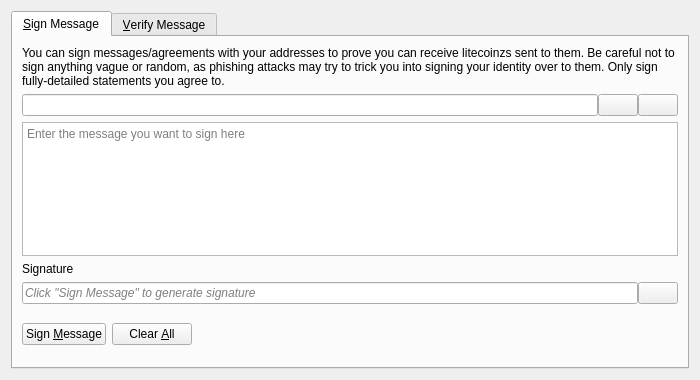
<?xml version="1.0" encoding="UTF-8"?>
<ui version="4.0">
 <class>SignVerifyMessageDialog</class>
 <widget class="QDialog" name="SignVerifyMessageDialog">
  <property name="geometry">
   <rect>
    <x>0</x>
    <y>0</y>
    <width>700</width>
    <height>380</height>
   </rect>
  </property>
  <property name="windowTitle">
   <string>Signatures - Sign / Verify a Message</string>
  </property>
  <property name="modal">
   <bool>true</bool>
  </property>
  <layout class="QVBoxLayout" name="verticalLayout">
   <item>
    <widget class="QTabWidget" name="tabWidget">
     <property name="currentIndex">
      <number>0</number>
     </property>
     <widget class="QWidget" name="tabSignMessage">
      <attribute name="title">
       <string>&amp;Sign Message</string>
      </attribute>
      <layout class="QVBoxLayout" name="verticalLayout_SM">
       <item>
        <widget class="QLabel" name="infoLabel_SM">
         <property name="text">
          <string>You can sign messages/agreements with your addresses to prove you can receive litecoinzs sent to them. Be careful not to sign anything vague or random, as phishing attacks may try to trick you into signing your identity over to them. Only sign fully-detailed statements you agree to.</string>
         </property>
         <property name="textFormat">
          <enum>Qt::PlainText</enum>
         </property>
         <property name="wordWrap">
          <bool>true</bool>
         </property>
        </widget>
       </item>
       <item>
        <layout class="QHBoxLayout" name="horizontalLayout_1_SM">
         <property name="spacing">
          <number>0</number>
         </property>
         <item>
          <widget class="QValidatedLineEdit" name="addressIn_SM">
           <property name="toolTip">
            <string>The Litecoinz address to sign the message with</string>
           </property>
          </widget>
         </item>
         <item>
          <widget class="QPushButton" name="addressBookButton_SM">
           <property name="toolTip">
            <string>Choose previously used address</string>
           </property>
           <property name="text">
            <string/>
           </property>
           <property name="icon">
            <iconset resource="../bitcoin.qrc">
             <normaloff>:/icons/address-book</normaloff>:/icons/address-book</iconset>
           </property>
           <property name="shortcut">
            <string>Alt+A</string>
           </property>
           <property name="autoDefault">
            <bool>false</bool>
           </property>
          </widget>
         </item>
         <item>
          <widget class="QPushButton" name="pasteButton_SM">
           <property name="toolTip">
            <string>Paste address from clipboard</string>
           </property>
           <property name="text">
            <string/>
           </property>
           <property name="icon">
            <iconset resource="../bitcoin.qrc">
             <normaloff>:/icons/editpaste</normaloff>:/icons/editpaste</iconset>
           </property>
           <property name="shortcut">
            <string>Alt+P</string>
           </property>
           <property name="autoDefault">
            <bool>false</bool>
           </property>
          </widget>
         </item>
        </layout>
       </item>
       <item>
        <widget class="QPlainTextEdit" name="messageIn_SM">
         <property name="toolTip">
          <string>Enter the message you want to sign here</string>
         </property>
         <property name="placeholderText">
          <string>Enter the message you want to sign here</string>
         </property>
        </widget>
       </item>
       <item>
        <widget class="QLabel" name="signatureLabel_SM">
         <property name="text">
          <string>Signature</string>
         </property>
         <property name="textFormat">
          <enum>Qt::PlainText</enum>
         </property>
        </widget>
       </item>
       <item>
        <layout class="QHBoxLayout" name="horizontalLayout_2_SM">
         <property name="spacing">
          <number>0</number>
         </property>
         <item>
          <widget class="QLineEdit" name="signatureOut_SM">
           <property name="placeholderText">
            <string>Click "Sign Message" to generate signature</string>
           </property>
           <property name="font">
            <font>
             <italic>true</italic>
            </font>
           </property>
           <property name="readOnly">
            <bool>true</bool>
           </property>
          </widget>
         </item>
         <item>
          <widget class="QPushButton" name="copySignatureButton_SM">
           <property name="toolTip">
            <string>Copy the current signature to the system clipboard</string>
           </property>
           <property name="text">
            <string/>
           </property>
           <property name="icon">
            <iconset resource="../bitcoin.qrc">
             <normaloff>:/icons/editcopy</normaloff>:/icons/editcopy</iconset>
           </property>
           <property name="autoDefault">
            <bool>false</bool>
           </property>
          </widget>
         </item>
        </layout>
       </item>
       <item>
        <layout class="QHBoxLayout" name="horizontalLayout_3_SM">
         <item>
          <widget class="QPushButton" name="signMessageButton_SM">
           <property name="toolTip">
            <string>Sign the message to prove you own this Litecoinz address</string>
           </property>
           <property name="text">
            <string>Sign &amp;Message</string>
           </property>
           <property name="icon">
            <iconset resource="../bitcoin.qrc">
             <normaloff>:/icons/edit</normaloff>:/icons/edit</iconset>
           </property>
           <property name="autoDefault">
            <bool>false</bool>
           </property>
          </widget>
         </item>
         <item>
          <widget class="QPushButton" name="clearButton_SM">
           <property name="toolTip">
            <string>Reset all sign message fields</string>
           </property>
           <property name="text">
            <string>Clear &amp;All</string>
           </property>
           <property name="icon">
            <iconset resource="../bitcoin.qrc">
             <normaloff>:/icons/remove</normaloff>:/icons/remove</iconset>
           </property>
           <property name="autoDefault">
            <bool>false</bool>
           </property>
          </widget>
         </item>
         <item>
          <spacer name="horizontalSpacer_1_SM">
           <property name="orientation">
            <enum>Qt::Horizontal</enum>
           </property>
           <property name="sizeHint" stdset="0">
            <size>
             <width>40</width>
             <height>48</height>
            </size>
           </property>
          </spacer>
         </item>
         <item>
          <widget class="QLabel" name="statusLabel_SM">
           <property name="font">
            <font>
             <weight>75</weight>
             <bold>true</bold>
            </font>
           </property>
           <property name="text">
            <string/>
           </property>
           <property name="wordWrap">
            <bool>true</bool>
           </property>
          </widget>
         </item>
         <item>
          <spacer name="horizontalSpacer_2_SM">
           <property name="orientation">
            <enum>Qt::Horizontal</enum>
           </property>
           <property name="sizeHint" stdset="0">
            <size>
             <width>40</width>
             <height>48</height>
            </size>
           </property>
          </spacer>
         </item>
        </layout>
       </item>
      </layout>
     </widget>
     <widget class="QWidget" name="tabVerifyMessage">
      <attribute name="title">
       <string>&amp;Verify Message</string>
      </attribute>
      <layout class="QVBoxLayout" name="verticalLayout_VM">
       <item>
        <widget class="QLabel" name="infoLabel_VM">
         <property name="text">
          <string>Enter the receiver's address, message (ensure you copy line breaks, spaces, tabs, etc. exactly) and signature below to verify the message. Be careful not to read more into the signature than what is in the signed message itself, to avoid being tricked by a man-in-the-middle attack. Note that this only proves the signing party receives with the address, it cannot prove sendership of any transaction!</string>
         </property>
         <property name="textFormat">
          <enum>Qt::PlainText</enum>
         </property>
         <property name="alignment">
          <set>Qt::AlignLeading|Qt::AlignLeft|Qt::AlignTop</set>
         </property>
         <property name="wordWrap">
          <bool>true</bool>
         </property>
        </widget>
       </item>
       <item>
        <layout class="QHBoxLayout" name="horizontalLayout_1_VM">
         <property name="spacing">
          <number>0</number>
         </property>
         <item>
          <widget class="QValidatedLineEdit" name="addressIn_VM">
           <property name="toolTip">
            <string>The Litecoinz address the message was signed with</string>
           </property>
          </widget>
         </item>
         <item>
          <widget class="QPushButton" name="addressBookButton_VM">
           <property name="toolTip">
            <string>Choose previously used address</string>
           </property>
           <property name="text">
            <string/>
           </property>
           <property name="icon">
            <iconset resource="../bitcoin.qrc">
             <normaloff>:/icons/address-book</normaloff>:/icons/address-book</iconset>
           </property>
           <property name="shortcut">
            <string>Alt+A</string>
           </property>
           <property name="autoDefault">
            <bool>false</bool>
           </property>
          </widget>
         </item>
        </layout>
       </item>
       <item>
        <widget class="QPlainTextEdit" name="messageIn_VM">
          <property name="toolTip">
            <string>The signed message to verify</string>
          </property>
          <property name="placeholderText">
            <string>The signed message to verify</string>
          </property>
        </widget>
       </item>
       <item>
        <widget class="QValidatedLineEdit" name="signatureIn_VM">
          <property name="toolTip">
            <string>The signature given when the message was signed</string>
          </property>
          <property name="placeholderText">
            <string>The signature given when the message was signed</string>
          </property>
        </widget>
       </item>
       <item>
        <layout class="QHBoxLayout" name="horizontalLayout_2_VM">
         <item>
          <widget class="QPushButton" name="verifyMessageButton_VM">
           <property name="toolTip">
            <string>Verify the message to ensure it was signed with the specified Litecoinz address</string>
           </property>
           <property name="text">
            <string>Verify &amp;Message</string>
           </property>
           <property name="icon">
            <iconset resource="../bitcoin.qrc">
             <normaloff>:/icons/transaction_0</normaloff>:/icons/transaction_0</iconset>
           </property>
           <property name="autoDefault">
            <bool>false</bool>
           </property>
          </widget>
         </item>
         <item>
          <widget class="QPushButton" name="clearButton_VM">
           <property name="toolTip">
            <string>Reset all verify message fields</string>
           </property>
           <property name="text">
            <string>Clear &amp;All</string>
           </property>
           <property name="icon">
            <iconset resource="../bitcoin.qrc">
             <normaloff>:/icons/remove</normaloff>:/icons/remove</iconset>
           </property>
           <property name="autoDefault">
            <bool>false</bool>
           </property>
          </widget>
         </item>
         <item>
          <spacer name="horizontalSpacer_1_VM">
           <property name="orientation">
            <enum>Qt::Horizontal</enum>
           </property>
           <property name="sizeHint" stdset="0">
            <size>
             <width>40</width>
             <height>48</height>
            </size>
           </property>
          </spacer>
         </item>
         <item>
          <widget class="QLabel" name="statusLabel_VM">
           <property name="font">
            <font>
             <weight>75</weight>
             <bold>true</bold>
            </font>
           </property>
           <property name="text">
            <string/>
           </property>
           <property name="wordWrap">
            <bool>true</bool>
           </property>
          </widget>
         </item>
         <item>
          <spacer name="horizontalSpacer_2_VM">
           <property name="orientation">
            <enum>Qt::Horizontal</enum>
           </property>
           <property name="sizeHint" stdset="0">
            <size>
             <width>40</width>
             <height>48</height>
            </size>
           </property>
          </spacer>
         </item>
        </layout>
       </item>
      </layout>
     </widget>
    </widget>
   </item>
  </layout>
 </widget>
 <customwidgets>
  <customwidget>
   <class>QValidatedLineEdit</class>
   <extends>QLineEdit</extends>
   <header>qt/qvalidatedlineedit.h</header>
  </customwidget>
 </customwidgets>
 <resources>
  <include location="../bitcoin.qrc"/>
 </resources>
 <connections/>
</ui>
